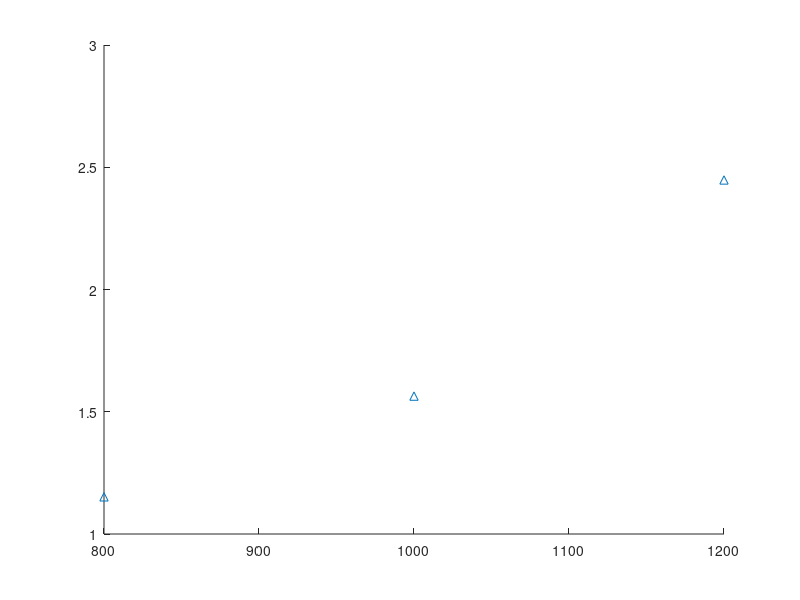

Recreate this plot in MATLAB. (Note: this script raises an error after producing the figure.)
close all;
fig = figure('Position',[0 0 1300 850]);
Oxy21 = [1.152 1.564 2.448];
Oxy15 = [1.6 2.256 3.184];
Oxy10 = [1.87 3 3.616];
ytotal = [Oxy21; Oxy15; Oxy10];
err21 = [0.15 0.16 0.18];
err15 = [0.1 0.12 0.17];
err10 = [0.14 0.11 0.18];
x = [800 1000 1200];

plot(x,Oxy21,'^',MarkerFaceColor=[0 0 0],MarkerSize=12,MarkerEdgeColor='none');
hold on

errorbar(x,Oxy21,err21,"vertical","LineStyle","none",Color=[0 0 0],LineWidth=1);
hold on

plot(x,Oxy15,'square',MarkerFaceColor=[1 0 0],MarkerSize=14,MarkerEdgeColor='none');
hold on

errorbar(x,Oxy15,err15,"vertical","LineStyle","none",Color=[0 0 0],LineWidth=1);
hold on

plot(x,Oxy10,'o',MarkerFaceColor=[0 0 1],MarkerSize=12,MarkerEdgeColor='none');
hold on

errorbar(x,Oxy10,err10,"vertical","LineStyle","none",Color=[0 0 0],LineWidth=1);
hold on

coefficients21 = polyfit(x, Oxy21, 1);
xFit = linspace(min(x), max(x), 1000);
yFit21 = polyval(coefficients21 , xFit);
%plot(xFit, yFit,'LineWidth', 1.25,'LineStyle','--');
plot(xFit, yFit21, 'LineWidth', 1.5,'LineStyle','--','Color',[0 0 0]);
hold on

coefficients15 = polyfit(x, Oxy15, 1);
xFit = linspace(min(x), max(x), 1000);
yFit15 = polyval(coefficients15 , xFit);
hold on;
%plot(xFit, yFit,'LineWidth', 1.25,'LineStyle','--');
plot(xFit, yFit15, 'LineWidth', 1.5,'LineStyle','--','Color',[1 0 0]);
hold on

coefficients10 = polyfit(x, Oxy10, 1);
%xFit = linspace(min(x), max(x), 1000);
yFit10 = polyval(coefficients10 , xFit);
hold on;
%plot(xFit, yFit,'LineWidth', 1.25,'LineStyle','--');
plot(xFit, yFit10, 'LineWidth', 1.5,'LineStyle','--','Color',[0 0 1]);
hold on

grid off
xlim([750 1250]);
xticks(800:200:1200);
xlabel('Ambient temperature condition (K)','FontSize',20,'Color','black'); % left y-axis 
set(gca, 'XTickLabel', {'1200','1000','800'},'FontSize',20);

ylim([0 4]);
yticks(0:0.5:4);
ylabel('Ignition delay (ms)','FontSize',20,'Color','black'); % left y-axis 

set(gca,'fontname','Times','FontSize',20); % Set it to times
set(gca,'LineWidth',2);
legend({'21% O_{2} ','','15% O_{2} ','','10% O_{2} ',''},'FontSize',20,'Fontweight','normal','Orientation','horizontal',LineWidth=1.5);
str = {'Diesel combustion';'Solenoid injector';'P_{inj} = 1000 bar'};
text(1100,1,str,'FontName','Times','FontSize',20,'FontWeight','normal',BackgroundColor=[1 1 1]);
hold on
